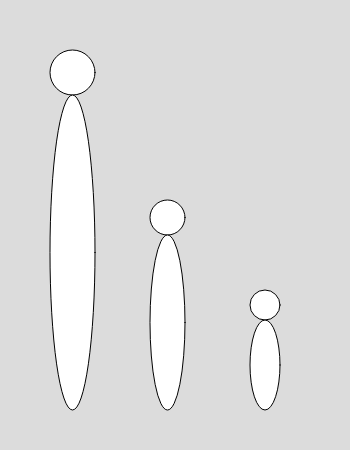
Frame 1 (no input)
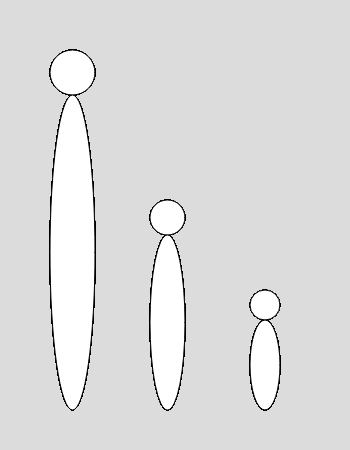
Frame 60 (no input)
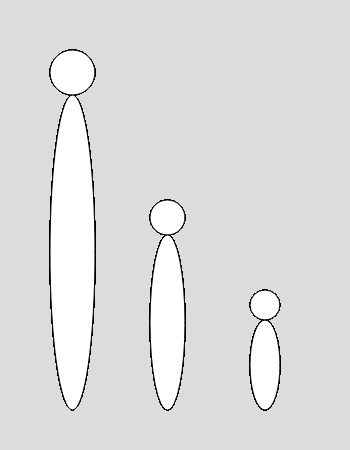
Frame 120 (the mouse pressed at the canvas centre since frame 60)

The p5.js sketch that drew these frames (run headless with seeded random() and noise() and a simulated clock; from frame 60 on, the mouse is pressed at the canvas centre):

// p5.js sketch
// ── sketch.js
//Diana Connolly
//Section C, 1:30pm
//dconnoll@andrew.cmu.edu
//Assignment-02-B

var inch = 5;
var headAdult = inch*9;
var heightAdult = headAdult*7;
var head5 = inch*7;
var height5 = head5*5;
var head1 = inch*6;
var height1 = head1*3;

function setup() {
    createCanvas(350, 450);
    background(220);
}

function draw() {
    ellipseMode(CORNER);
    ellipse(50, 50, headAdult, headAdult); //Adult head
    ellipse(50, 95, headAdult, heightAdult); //Adult body
    ellipse(150, 200, head5, head5); //5 year old head
    ellipse(150, 235, head5, height5); // 5 year old body
    ellipse(250, 290, head1, head1); // 1 year old head
    ellipse(250, 320, head1, height1); // 1 year old body
}
